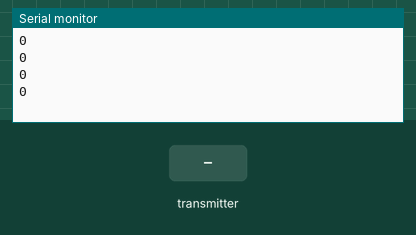
Simulated run of this sketch. Board: Arduino Uno, built with avr-gcc and run on an emulated ATmega328P. Parts: the last lines printed to the serial monitor. The test bench sets the inputs (shaded band). No radio packets arrive unless stated.

Above: at 2.8 s.
2.9 s: the transmitter starts sending h = 64
At 4.8 s:
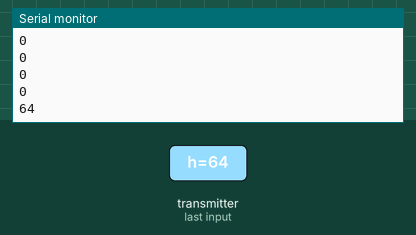
5.4 s: the transmitter starts sending t = 128
At 7.5 s:
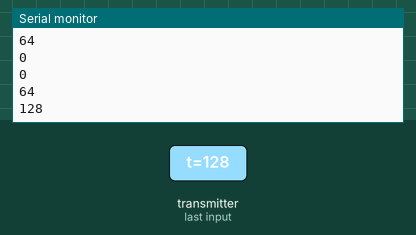
7.9 s: the transmitter starts sending m = 255
Timing chart, 0 to 10.9 s (numbered marks = the images above; inputs shaded):
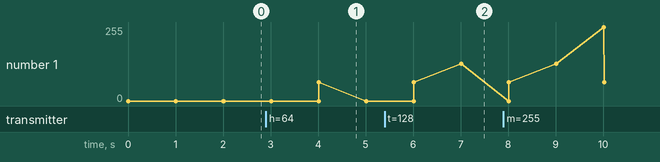

Measured:
- after the input at 2.9 s, the serial monitor: prints a new line after 1.1 s (image 1)
- after the input at 5.4 s, the serial monitor: prints a new line after 1.6 s (image 2)
- plotted number 1: 0 → 128 after the input at 5.4 s

The sketch:

receiver.ino
```cpp
#include <SPI.h>
#include <nRF24L01.h>
#include <RF24.h>

const uint64_t pipeIn = 0xE8E8F0F0E1LL;

RF24 radio(7, 8); // CE, CSN create radio object from RF24 class
struct MyData{
  byte h;
  byte t;
  byte m;
};
MyData data;
void setup() {
  Serial.begin(9600);
  radio.begin();
  radio.setAutoAck(false);
  radio.setDataRate(RF24_1MBPS);
  radio.openReadingPipe(1, pipeIn);
  radio.startListening();

}
void recvData(){
  if(radio.available()){
    radio.read(&data, sizeof(MyData));
  }
}

void loop() {
  recvData();
  Serial.println(data.h);
  delay(1000);
  Serial.println(data.t);
  delay(1000);
  Serial.println(data.m);

}
```
